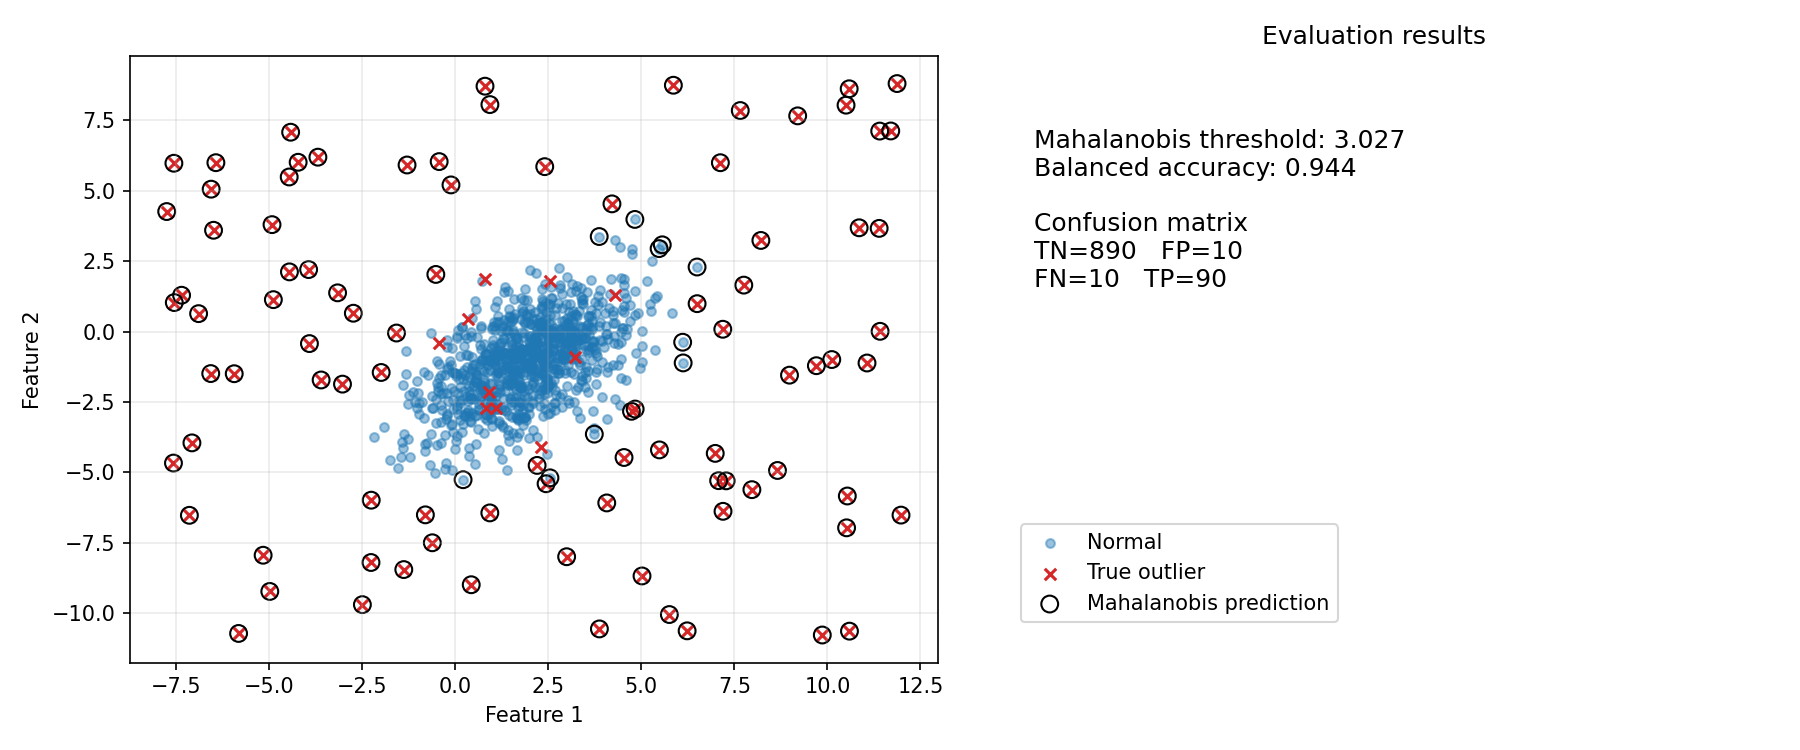

Recreate this plot in Python.
from pathlib import Path

import matplotlib

matplotlib.use("Agg")
import matplotlib.pyplot as plt
import numpy as np
from sklearn.metrics import balanced_accuracy_score, confusion_matrix


CONTAMINATION = 0.1
N_SAMPLES = 1000
N_FEATURES = 2
MEAN = np.array([2.0, -1.0])
COVARIANCE = np.array([[2.0, 1.0], [1.0, 2.0]])


def main() -> None:
    rng = np.random.default_rng(42)
    n_outliers = int(N_SAMPLES * CONTAMINATION)
    n_normal = N_SAMPLES - n_outliers

    standard_normal_samples = rng.standard_normal((n_normal, N_FEATURES))
    cholesky_factor = np.linalg.cholesky(COVARIANCE)
    normal_samples = standard_normal_samples @ cholesky_factor.T + MEAN

    outlier_samples = rng.uniform(
        low=MEAN - 10,
        high=MEAN + 10,
        size=(n_outliers, N_FEATURES),
    )
    X = np.vstack((normal_samples, outlier_samples))
    y = np.concatenate((np.zeros(n_normal, dtype=int), np.ones(n_outliers, dtype=int)))

    centered = X - MEAN
    whitened = np.linalg.solve(cholesky_factor, centered.T).T
    MD = np.linalg.norm(whitened, axis=1)
    threshold = np.quantile(MD, 1 - CONTAMINATION)
    predictions = (MD > threshold).astype(int)

    tn, fp, fn, tp = confusion_matrix(y, predictions, labels=[0, 1]).ravel()
    balanced_accuracy = balanced_accuracy_score(y, predictions)

    figure, axes = plt.subplots(1, 2, figsize=(12, 5))
    data_axes, results_axes = axes
    data_axes.scatter(
        X[y == 0, 0],
        X[y == 0, 1],
        color="tab:blue",
        label="Normal",
        alpha=0.45,
        s=18,
    )
    data_axes.scatter(
        X[y == 1, 0],
        X[y == 1, 1],
        color="tab:red",
        label="True outlier",
        marker="x",
        s=30,
    )
    data_axes.scatter(
        X[predictions == 1, 0],
        X[predictions == 1, 1],
        facecolors="none",
        edgecolors="black",
        label="Mahalanobis prediction",
        s=65,
    )
    data_axes.set_xlabel("Feature 1")
    data_axes.set_ylabel("Feature 2")
    data_axes.grid(alpha=0.25)

    results_axes.axis("off")
    results_axes.set_title("Evaluation results")
    results_axes.text(
        0.08,
        0.88,
        (
            f"Mahalanobis threshold: {threshold:.3f}\n"
            f"Balanced accuracy: {balanced_accuracy:.3f}\n\n"
            "Confusion matrix\n"
            f"TN={tn}   FP={fp}\n"
            f"FN={fn}   TP={tp}"
        ),
        va="top",
        fontsize=12,
    )
    handles, labels = data_axes.get_legend_handles_labels()
    results_axes.legend(
        handles,
        labels,
        loc="lower left",
        bbox_to_anchor=(0.05, 0.05),
        frameon=True,
    )
    figure.tight_layout()
    output_path = Path(__file__).with_name("ex4.png")
    figure.savefig(output_path, dpi=150)
    plt.close(figure)

if __name__ == "__main__":
    main()
